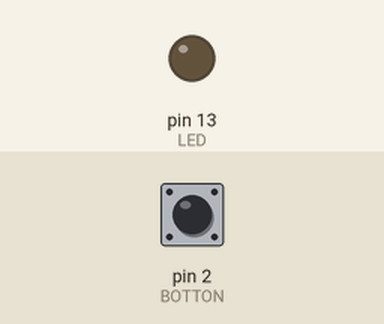
The sketch below on a simulated Arduino Uno, built with avr-gcc and run on an emulated ATmega328P. Shown: output pins drawn as LEDs (lit = HIGH). Inputs (shaded band) come from the test bench; at power-on: pin 2 (BOTTON) LOW.

Above: at 1.2 s.
1.3 s: pin 2 (BOTTON) pulled HIGH for 0.15 s
At 1.37 s:
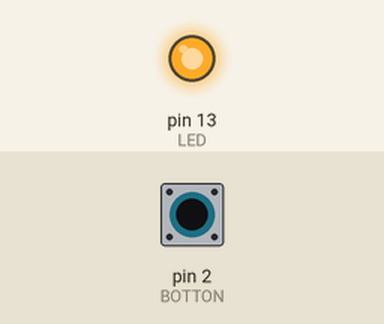
2.9 s: pin 2 (BOTTON) pulled HIGH for 3.2 s
At 7.0 s:
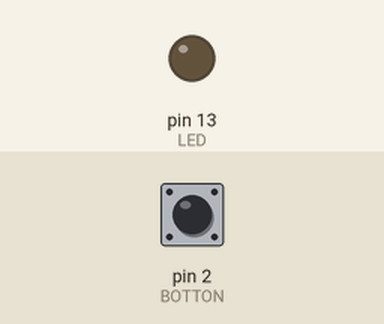
Timing chart, 0 to 8.5 s (numbered marks = the images above; inputs shaded):
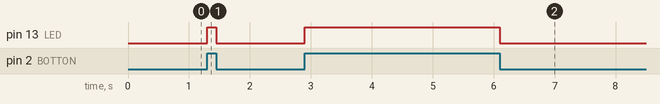

The sketch:

LED_Botton.ino
```cpp
#define LED 13
#define BOTTON 2
#define TIME 1000

void setup() {

  pinMode(LED, OUTPUT);
  pinMode(BOTTON, INPUT);
}

void loop() {
  byte dato = digitalRead(2);
  if(dato==1){
  digitalWrite(LED, HIGH);
  }else{
    digitalWrite(LED, LOW);
  }
}
```

Measured:
- after the input at 1.3 s, pin 13 (LED): LOW → HIGH at once, → LOW 0.15 s later
- after the input at 2.9 s, pin 13 (LED): LOW → HIGH at once, → LOW 3.2 s later
